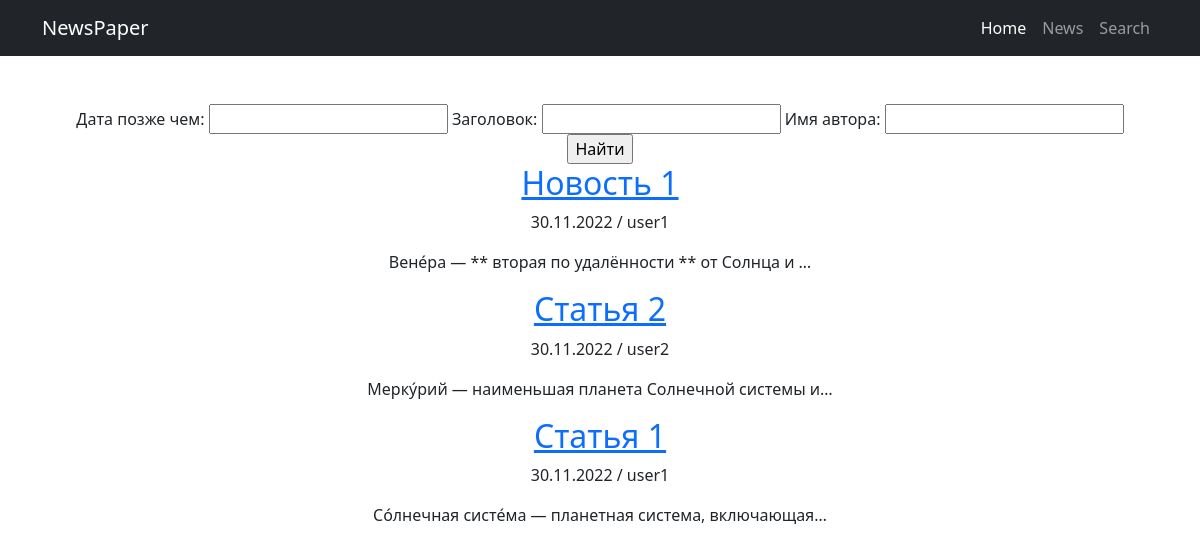
Page /news/search/ on the earlier database version.
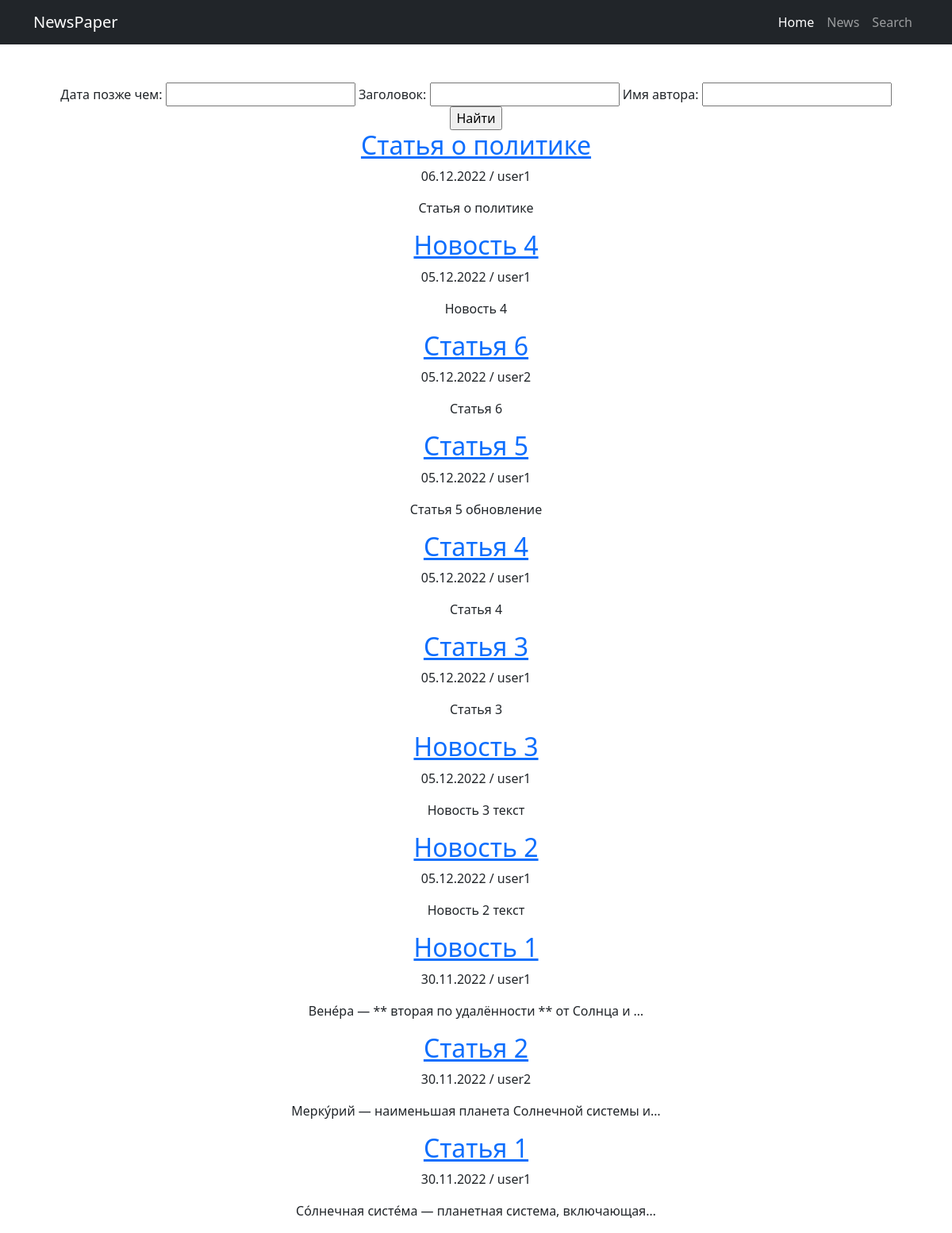
Same page on the later database version.
### news/models.py (models this page shows, shortened)
class Post(models.Model):
    TYPES = (
        ('arti', 'статья'),
        ('news', 'новость')
    )
    author = models.ForeignKey(Author, on_delete=models.SET('автор неизвестен'), verbose_name='автор')
    type_of_post = models.CharField(max_length=4, choices=TYPES, default='news', verbose_name='тип поста')
    created_at = models.DateTimeField(auto_now_add=True)
    categories = models.ManyToManyField(Category, through='PostCategory', verbose_name='категории')
    title = models.CharField(max_length=255, verbose_name='заголовок')
    text = models.TextField(verbose_name='текст')
    rating = models.IntegerField(default=0, verbose_name='рейтинг')

class Author(models.Model):
    user = models.OneToOneField(User, on_delete=models.CASCADE)
    rating = models.IntegerField(default=0, verbose_name='рейтинг')

### news/views.py (the view)
# urls.py: path('search/', SearchPostListView.as_view(), name='search'),
class SearchPostListView(ListView):
    model = Post
    template_name = 'news/search_posts.html'
    context_object_name = 'posts'
    ordering = '-created_at'
    def get_context_data(self, **kwargs):
        context = super().get_context_data(**kwargs)
        context['filter'] = PostFilter(self.request.GET, queryset=self.get_queryset())
        return context

### news/templatetags/custom_filters.py (called while the page is built)
@register.filter(name='censor')
def censor(value):
    profanity = ['банан', 'апельсин']
    for word in profanity:
        if word in value:
            value = value.replace(word, '**')
    return value

### news/templates/news/search_posts.html (shortened to what this page needs)
{% extends 'news/default.html' %}
{% load custom_filters %}
{% block content %}
    <form method="GET">
        {{ filter.form }}
        <input type="submit" value="Найти">
    </form>
    {% if posts %}
        {% for post in filter.qs %}
            <div>
                <h2><a href="{% url 'news:detail' post.id %}">{{ post.title|censor }}</a></h2>
                <p>{{ post.created_at|date:"d.m.Y" }} / {{ post.author.user.username }}</p>
                <p>{{ post.text|censor|truncatechars:50 }}</p>
            </div>
        {% endfor %}
    {% else %}
        <h2>Список статей и новостей пуст =(</h2>
    {% endif %}
{% endblock content %}

### news/templates/news/default.html (shortened to what this page needs)
<!DOCTYPE html>
{% load static %}
<html lang="en">
    <head>
          <link href="{% static 'startbootstrap-bare-gh-pages/css/styles.css' %}" rel="stylesheet">
    </head>
    <body>
        <nav class="navbar navbar-expand-lg navbar-dark bg-dark">
            <div class="container">
                <a class="navbar-brand" href="#">NewsPaper</a>
                <div class="collapse navbar-collapse" id="navbarSupportedContent">
                    <ul class="navbar-nav ms-auto mb-2 mb-lg-0">
                        <li class="nav-item"><a class="nav-link active" aria-current="page" href="#">Home</a></li>
                        <li class="nav-item"><a class="nav-link" href="{% url 'news:all_news' %}">News</a></li>
                        <li class="nav-item"><a class="nav-link" href="{% url 'news:search' %}">Search</a></li>
                    </ul>
                </div>
            </div>
        </nav>
        <div class="container">
            <div class="text-center mt-5">
                {% block content %}
                {% endblock content %}
            </div>
        </div>
    </body>
</html>

Differences in the rows shown:
added Post: title|censor "Статья о политике", created_at "06.12.2022", author.user.username "user1", text|censor "Статья о политике"
added Post: title|censor "Новость 4", created_at "05.12.2022", author.user.username "user1", text|censor "Новость 4"
added Post: title|censor "Статья 6", created_at "05.12.2022", author.user.username "user2", text|censor "Статья 6"
added Post: title|censor "Статья 5", created_at "05.12.2022", author.user.username "user1", text|censor "Статья 5 обновление"
added Post: title|censor "Статья 4", created_at "05.12.2022", author.user.username "user1", text|censor "Статья 4"
added Post: title|censor "Статья 3", created_at "05.12.2022", author.user.username "user1", text|censor "Статья 3"
added Post: title|censor "Новость 3", created_at "05.12.2022", author.user.username "user1", text|censor "Новость 3 текст"
added Post: title|censor "Новость 2", created_at "05.12.2022", author.user.username "user1", text|censor "Новость 2 текст"
